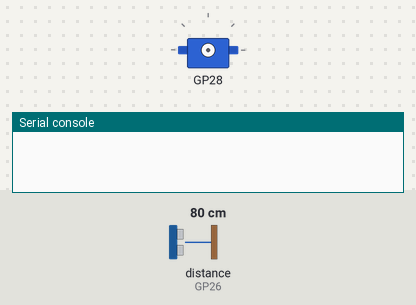
A program run on a simulated Raspberry Pi Pico running MicroPython. Shown: servo, the last lines printed to the serial console. Inputs (shaded band) come from the test bench; at power-on: distance to the obstacle (sensor on GP26) 80 cm. The echo pulse lasts 58.3 µs per cm; servo angles are drawn from the pulse width (0.5 ms = 0°, 2.5 ms = 180°).

Above: at 1.2 s.
1.3 s: distance to the obstacle (sensor on GP26) set to 12 cm
2.8 s: distance to the obstacle (sensor on GP26) set to 9 cm
4.3 s: distance to the obstacle (sensor on GP26) set to 19 cm
6.0 s: distance to the obstacle (sensor on GP26) set to 23 cm
At 7.3 s:
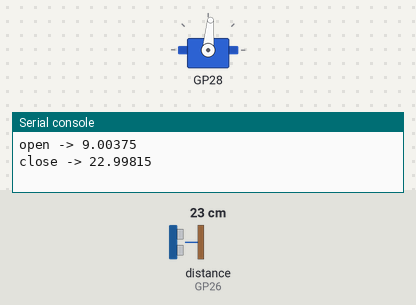
Timing chart, 0 to 9.0 s (numbered marks = the images above; inputs shaded):
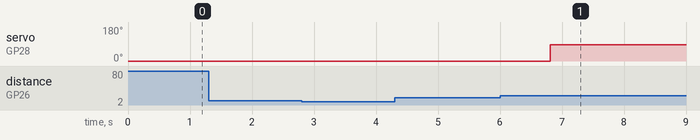

Measured:
- after the input at 1.3 s, every drawn part: stays the same
- after the input at 4.3 s, every drawn part: stays the same
- after the input at 6.0 s, servo on GP28: 0° → 85° after 0.81 s

The program:

main.py
```python
from moteur import Motor
from capteur import Sensor
import utime

DISTANCE_THRESHOLD = 10

motor = Motor(28)
sensor = Sensor(27, 26)
opened = False


while True:
    distance = sensor.get_distance()

    if distance > 0:
        if not opened and distance < DISTANCE_THRESHOLD:
            print(f'open -> {distance}')
            motor.move(0)
            opened = True
        if opened and distance >= (2 * DISTANCE_THRESHOLD):
            print(f'close -> {distance}')
            motor.move(90)
            opened = False
    if opened:
        utime.sleep(1)
```

moteur.py
```python
from machine import Pin, PWM


class Motor:
    __servo_pwm_freq = 50
    __min_u16_duty = 1640 - 2
    __max_u16_duty = 7864 - 0

    __angle_conversion_factor = 1
    __motor: PWM

    min_angle = 0
    max_angle = 180
    current_angle = 0.01

    def __init__(self, pin):
        self.__initialize(pin)

    def move(self, angle):
        angle = round(angle, 2)

        if angle == self.current_angle:
            return

        self.current_angle = angle
        duty_u16 = self.__angle_to_u16_duty(angle)

        self.__motor.duty_u16(duty_u16)

    def __initialize(self, pin):
        self.current_angle = -0.001
        self.__angle_conversion_factor = (self.__max_u16_duty - self.__min_u16_duty) / (self.max_angle - self.min_angle)
        self.__motor = PWM(Pin(pin, Pin.OUT))
        self.__motor.freq(self.__servo_pwm_freq)

    def __angle_to_u16_duty(self, angle):
        return int((angle - self.min_angle) * self.__angle_conversion_factor) + self.__min_u16_duty
```

capteur.py
```python
from machine import Pin, time_pulse_us
import utime

SPEED_OF_SOUND_CM_PER_MS = 0.0343

class Sensor:
    __trig__: Pin
    __echo__: Pin

    def __init__(self, trig_pin: int, echo_pin: int):
        self.__trig__ = Pin(trig_pin, Pin.OUT)
        self.__echo__ = Pin(echo_pin, Pin.IN)
        pass

    def get_distance(self):
        self.__trig__.low()
        utime.sleep_us(2)
        self.__trig__.high()
        utime.sleep_us(10)
        self.__trig__.low()

        duration = time_pulse_us(self.__echo__, 1, 30000)
        distance_cm = (duration * SPEED_OF_SOUND_CM_PER_MS ) / 2
        return distance_cm
```
